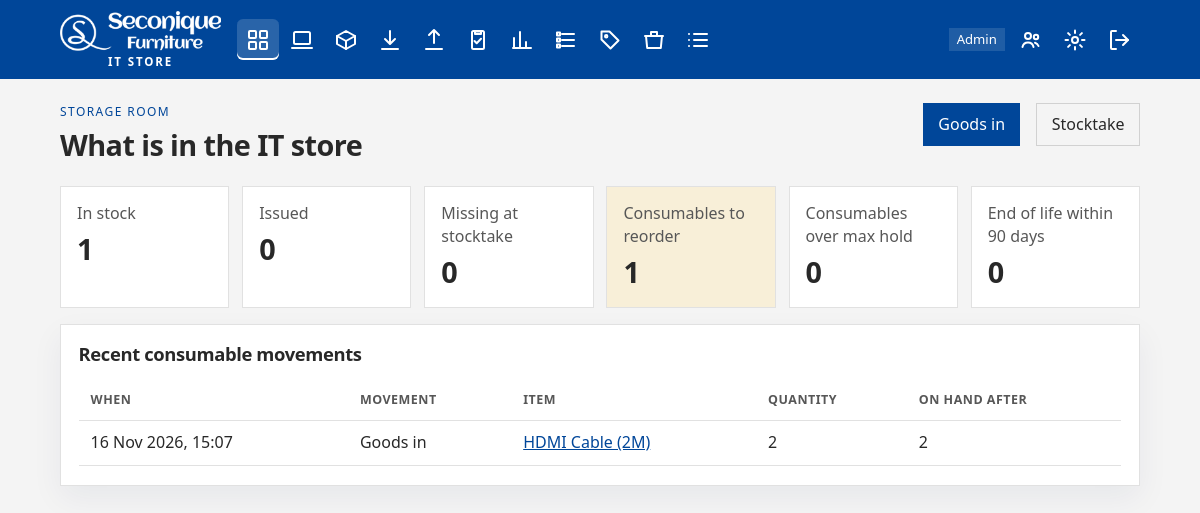
The app's page /dashboard/ (signed in) with its own data.
### stockroom/models.py (models this page shows, shortened)
class Usage(models.Model):
    class Movement(models.TextChoices):
        RECEIPT = "receipt", "Goods in"
        ISSUE = "issue", "Goods out"
        STOCKTAKE = "stocktake", "Stocktake"
    consumable = models.ForeignKey(
        Consumable, on_delete=models.PROTECT, related_name="usage_records"
    )
    movement = models.CharField(max_length=20, choices=Movement.choices)
    quantity = models.PositiveIntegerField()
    quantity_before = models.PositiveIntegerField()
    quantity_after = models.PositiveIntegerField()
    issued_to = models.CharField(max_length=200, blank=True)
    notes = models.TextField(blank=True)
    recorded_at = models.DateTimeField(auto_now_add=True)
    recorded_by = models.ForeignKey(
        settings.AUTH_USER_MODEL,
        null=True,
        blank=True,
        on_delete=models.SET_NULL,
        related_name="usage_recorded",
    )
    class Meta:
        db_table = "usage"
        ordering = ["-recorded_at", "-id"]
        constraints = [
            models.CheckConstraint(
                condition=Q(movement="stocktake") | Q(quantity__gt=0),
                name="usage_quantity_positive_unless_stocktake",
            )
        ]
        indexes = [
            models.Index(fields=["movement", "recorded_at"], name="usage_movement_idx"),
            models.Index(fields=["recorded_at"], name="usage_recorded_idx"),
        ]

class Consumable(models.Model):
    barcode = models.CharField(max_length=64, primary_key=True)
    name = models.CharField(max_length=200)
    category = models.CharField(max_length=100)
    attributes = models.TextField(
        blank=True,
        help_text="Separate each attribute with a comma, for example: HDMI, 2m, black.",
    )
    unit = models.CharField(max_length=30, default="each")
    quantity_on_hand = models.PositiveIntegerField(default=0)
    reorder_level = models.PositiveIntegerField(default=0)
    reorder_quantity = models.PositiveIntegerField(default=1)
    max_qty_to_hold = models.PositiveIntegerField(
        "max qty to hold",
        default=0,
        help_text="The most of this item the store should keep. Zero means there is no maximum.",
    )
    location = models.CharField("bin location", max_length=100, blank=True)
    supplier = models.CharField(max_length=200, blank=True)
    notes = models.TextField(blank=True)
    updated_at = models.DateTimeField(auto_now=True)
    class Meta:
        db_table = "consumables"
        ordering = ["name", "barcode"]
        indexes = [
            models.Index(fields=["category"], name="consumable_category_idx"),
        ]

### stockroom/views/dashboard.py (the view)
# urls.py: path("dashboard/", dashboard.dashboard, name="dashboard"),
@role_required(STANDARD, ADMIN)
def dashboard(request):
    prefs = get_settings(request.user)
    today = timezone.localdate()
    horizon = today + timedelta(days=prefs.eol_warning_days)
    active_statuses = [Asset.Status.IN_STOCK, Asset.Status.ISSUED]
    context = {
        "in_stock_count": Asset.objects.filter(status=Asset.Status.IN_STOCK).count(),
        "issued_count": Asset.objects.filter(status=Asset.Status.ISSUED).count(),
        "missing_count": Asset.objects.filter(
            status=Asset.Status.IN_STOCK,
            stocktake_result=Asset.StocktakeResult.MISSING,
        ).count(),
        "low_stock_count": Consumable.objects.filter(
            quantity_on_hand__lte=F("reorder_level")
        ).count(),
        "over_max_count": Consumable.objects.filter(
            max_qty_to_hold__gt=0, quantity_on_hand__gt=F("max_qty_to_hold")
        ).count(),
        "eol_count": Asset.objects.filter(
            status__in=active_statuses, eol_date__lte=horizon
        ).count(),
        "eol_days": prefs.eol_warning_days,
        "recent_usage": Usage.objects.select_related("consumable", "recorded_by")[:8],
        "has_records": Asset.objects.exists() or Consumable.objects.exists(),
    }
    return render(request, "stockroom/dashboard.html", context)

### stockroom/context_processors.py (called while the page is built)
def stockroom_context(request):
    user = request.user
    if not user.is_authenticated:
        return {"scanner_auto_submit": True, "store_role": None}
    prefs = get_settings(user)
    return {
        "store_role": primary_role(user),
        "is_store_admin": has_role(user, (ADMIN,)),
        "is_operational": has_role(user, OPERATIONAL),
        "can_report": has_role(user, REPORTING_ACCESS),
        "scanner_auto_submit": prefs.scanner_auto_submit,
        "store_settings": prefs,
    }

### stockroom/converters.py (called while the page is built)
    def to_url(self, value):
        return value

### stockroom/models.py (called while the page is built)
def get_settings(user):
    setting, _created = UserSetting.objects.get_or_create(user=user)
    return setting

### stockroom/roles.py (called while the page is built, shortened)
def role_names(user):
    if not getattr(user, "is_authenticated", False):
        return set()
    names = set(user.groups.values_list("name", flat=True))
    if user.is_superuser:
        names.add(ADMIN)
    return names

def has_role(user, roles):
    return bool(role_names(user) & set(roles))

def primary_role(user):
    names = role_names(user)
    if ADMIN in names:
        return ADMIN

### stockroom/views/common.py (called while the page is built)
def role_required(*roles):
    def decorator(view):
        @login_required
        @wraps(view)
        def wrapper(request, *args, **kwargs):
            if not has_role(request.user, roles):
                messages.error(
                    request, "Your account does not have access to that page."
                )
                return redirect(home_url_name(request.user))
            return view(request, *args, **kwargs)
        return wrapper
    return decorator

### stockroom/templates/stockroom/dashboard.html (shortened to what this page needs)
{% extends "stockroom/base.html" %}
{% block content %}
<header class="page-head">
  <div>
    <p class="eyebrow">Storage room</p>
    <h1>What is in the IT store</h1>
  </div>
  <div class="page-actions">
    <a class="btn btn-primary" href="{% url 'goods_in' %}">Goods in</a>
    <a class="btn btn-ghost" href="{% url 'stocktake_home' %}">Stocktake</a>
  </div>
</header>
<section class="stats">
  <a class="stat" href="{% url 'asset_list' %}?status=in_stock">
    <span>In stock</span>
    <strong>{{ in_stock_count }}</strong>
  </a>
  <a class="stat" href="{% url 'asset_list' %}?status=issued">
    <span>Issued</span>
    <strong>{{ issued_count }}</strong>
  </a>
  <a class="stat {% if missing_count %}stat-warn{% endif %}" href="{% url 'asset_list' %}">
    <span>Missing at stocktake</span>
    <strong>{{ missing_count }}</strong>
  </a>
  <a class="stat {% if low_stock_count %}stat-warn{% endif %}" href="{% url 'consumable_list' %}?low=1">
    <span>Consumables to reorder</span>
    <strong>{{ low_stock_count }}</strong>
  </a>
  <a class="stat {% if over_max_count %}stat-bad{% endif %}" href="{% url 'consumable_list' %}?over=1">
    <span>Consumables over max hold</span>
    <strong>{{ over_max_count }}</strong>
  </a>
  <a class="stat" href="{% url 'asset_list' %}">
    <span>End of life within {{ eol_days }} days</span>
    <strong>{{ eol_count }}</strong>
  </a>
</section>
<section class="panel">
  <h2>Recent consumable movements</h2>
  {% if recent_usage %}
    <table>
      <thead>
        <tr><th>When</th><th>Movement</th><th>Item</th><th>Quantity</th><th>On hand after</th></tr>
      </thead>
      <tbody>
        {% for row in recent_usage %}
          <tr>
            <td data-label="When">{{ row.recorded_at|date:"j M Y, H:i" }}</td>
            <td data-label="Movement">{{ row.get_movement_display }}</td>
            <td data-label="Item"><a href="{% url 'consumable_detail' row.consumable.barcode %}">{{ row.consumable.name }}</a></td>
            <td data-label="Quantity">{{ row.quantity }}</td>
            <td data-label="On hand after">{{ row.quantity_after }}</td>
          </tr>
        {% endfor %}
      </tbody>
    </table>
  {% else %}
    <p class="muted">Usage appears here after consumables are received or issued.</p>
  {% endif %}
</section>
{% endblock %}

### stockroom/templates/stockroom/base.html (shortened to what this page needs)
<!DOCTYPE html>
<html lang="en-GB">
<head>
  {% load static %}
  <link rel="stylesheet" href="{% static 'stockroom/css/app.css' %}?v=14">
</head>
<body class="{% block body_class %}{% endblock %}" data-scanner-submit="{{ scanner_auto_submit|yesno:'true,false' }}">
  {% block nav %}
  <header class="topbar">
    <div class="topbar-inner">
      <a class="brand" href="{% url 'home' %}">
        <img src="{% static 'stockroom/img/seconique-logo-white.png' %}?v=2" alt="Seconique Furniture">
        <small>IT Store</small>
      </a>
      <nav class="nav" aria-label="Primary">
        {% if is_operational %}
          <a href="{% url 'dashboard' %}" aria-label="Dashboard" {% if request.resolver_match.url_name == 'dashboard' %}aria-current="page"{% endif %}>{% include "stockroom/partials/icon.html" with icon="dashboard" %}<span class="nav-tip">Dashboard</span></a>
          <a href="{% url 'asset_list' %}" aria-label="Assets" >{% include "stockroom/partials/icon.html" with icon="assets" %}</a>
          <a href="{% url 'consumable_list' %}" aria-label="Consumables" >{% include "stockroom/partials/icon.html" with icon="consumables" %}</a>
          <a href="{% url 'goods_in' %}" aria-label="Goods in" >{% include "stockroom/partials/icon.html" with icon="goods-in" %}</a>
          <a href="{% url 'goods_out' %}" aria-label="Goods out" >{% include "stockroom/partials/icon.html" with icon="goods-out" %}</a>
          <a href="{% url 'stocktake_home' %}" aria-label="Stocktake" >{% include "stockroom/partials/icon.html" with icon="stocktake" %}</a>
        {% endif %}
        {% if can_report %}
          <a href="{% url 'analytics' %}" aria-label="Analytics" >{% include "stockroom/partials/icon.html" with icon="analytics" %}</a>
        {% endif %}
        {% if is_operational or can_report %}
          <a href="{% url 'store_contents' %}" aria-label="Store list" >{% include "stockroom/partials/icon.html" with icon="contents" %}</a>
          <a href="{% url 'attribute_report' %}" aria-label="Attributes" >{% include "stockroom/partials/icon.html" with icon="attributes" %}</a>
          {% if is_store_admin %}
            <a href="{% url 'bin_location_list' %}" aria-label="Bin locations" >{% include "stockroom/partials/icon.html" with icon="bins" %}</a>
          {% endif %}
          <a href="{% url 'usage_list' %}" aria-label="Usage" >{% include "stockroom/partials/icon.html" with icon="usage" %}</a>
        {% endif %}
      </nav>
      <div class="account">
        {% if store_role %}<span class="role">{{ store_role }}</span>{% endif %}
        {% if is_store_admin %}
          <a class="icon-btn" href="{% url 'user_list' %}" aria-label="Users" >{% include "stockroom/partials/icon.html" with icon="users" %}</a>
        {% endif %}
        <a class="icon-btn" href="{% url 'user_settings' %}" aria-label="Settings">{% include "stockroom/partials/icon.html" with icon="settings" %}<span class="nav-tip">Settings</span></a>
        <form method="post" action="{% url 'logout' %}">
          <button type="submit" class="icon-btn" aria-label="Sign out">{% include "stockroom/partials/icon.html" with icon="sign-out" %}<span class="nav-tip">Sign out</span></button>
        </form>
      </div>
    </div>
  </header>
  {% endblock %}
  <main class="page">
    {% block content %}{% endblock %}
  </main>
</body>
</html>

### stockroom/static/stockroom/css/app.css (style rules this page uses)
:root { --ink: #282828; --muted: #575757; --paper: #f4f4f4; --panel: #ffffff; --line: #e1e1e1; --pine: #004699; --pine-deep: #00356e; --copper: #004699; --copper-soft: #e0eaec; --good: #1f7a4d; --good-soft: #e5f3eb; --warn: #8a5a12; --warn-soft: #f8efd8; --bad: #b30000; --bad-soft: #f8e4e2; --shadow: 0 12px 30px rgba(0, 35, 80, 0.06); color: var(--ink); background: var(--paper); font-family: "Segoe UI", "Avenir Next", sans-serif; line-height: 1.45; }
* { box-sizing: border-box; }
body { margin: 0; min-height: 100vh; }
a { color: var(--pine); }
h1, h2 { font-weight: 650; letter-spacing: -0.02em; margin: 0; }
h1 { font-size: 1.8rem; }
h2 { font-size: 1.15rem; }
.topbar { background: var(--pine); color: #ffffff; position: sticky; top: 0; z-index: 30; }
.topbar a { color: inherit; text-decoration: none; }
.topbar-inner { max-width: 1120px; margin: 0 auto; padding: 0.7rem 1.25rem; display: flex; gap: 1rem; align-items: center; flex-wrap: wrap; }
.brand { display: flex; flex-direction: column; align-items: center; gap: 0.2rem; }
.brand img { height: 42px; width: auto; display: block; }
.brand small { color: #ffffff; letter-spacing: 0.16em; text-transform: uppercase; font-size: 0.72rem; font-weight: 700; line-height: 1; }
.nav, .account { display: flex; flex-wrap: wrap; gap: 0.15rem; align-items: center; }
.account { margin-left: auto; }
.nav a, .icon-btn { position: relative; display: inline-flex; align-items: center; justify-content: center; width: 2.6rem; height: 2.6rem; padding: 0; border: 0; border-radius: 6px; background: transparent; color: #ffffff; cursor: pointer; }
.nav a[aria-current="page"], .icon-btn[aria-current="page"] { background: rgba(255, 255, 255, 0.16); box-shadow: inset 0 -2px 0 #ffffff; }
.role { background: rgba(255, 255, 255, 0.12); padding: 0.15rem 0.5rem; font-size: 0.82rem; margin-right: 0.2rem; }
.page { max-width: 1120px; margin: 0 auto; padding: 1.5rem 1.25rem 3rem; }
.page-head, .form-actions, .page-actions { display: flex; gap: 1rem; justify-content: space-between; align-items: flex-start; flex-wrap: wrap; }
.page-head { margin-bottom: 1.25rem; }
.eyebrow { text-transform: uppercase; letter-spacing: 0.12em; font-size: 0.75rem; color: var(--copper); margin: 0 0 0.25rem; }
.panel, .auth-card, .choice { background: var(--panel); border: 1px solid var(--line); box-shadow: var(--shadow); }
.panel { padding: 1rem 1.1rem 1.2rem; margin-bottom: 1rem; }
.panel h2 { margin-bottom: 0.8rem; }
.stats, .choices, .split { display: grid; gap: 0.8rem; }
.stats { grid-template-columns: repeat(auto-fit, minmax(160px, 1fr)); margin-bottom: 1rem; }
.stat, .choice { display: block; padding: 0.9rem 1rem; background: var(--panel); border: 1px solid var(--line); text-decoration: none; color: inherit; }
.stat strong { display: block; font-size: 1.8rem; margin-top: 0.2rem; }
.stat span, .choice p { color: var(--muted); }
.stat-warn { background: var(--warn-soft); }
table { width: 100%; border-collapse: collapse; }
th, td { text-align: left; padding: 0.65rem 0.75rem; border-bottom: 1px solid var(--line); vertical-align: top; }
th { font-size: 0.78rem; letter-spacing: 0.04em; text-transform: uppercase; color: var(--muted); }
.btn { display: inline-flex; align-items: center; justify-content: center; min-height: 2.7rem; padding: 0.4rem 0.9rem; border: 1px solid transparent; font: inherit; cursor: pointer; text-decoration: none; }
.btn-primary { background: var(--copper); color: white; }
.btn-ghost { background: transparent; border-color: #d1d1d1; color: var(--ink); }

### records on screen
Usage: recorded_at "16 Nov 2026, 15:07", movement "Goods in", consumable.name "HDMI Cable (2M)", quantity "2", quantity_after "2"

### other values on screen
{{ store_role }} "Admin"
{{ in_stock_count }} "1"
{{ issued_count }} "0"
{{ missing_count }} "0"
{{ low_stock_count }} "1"
{{ over_max_count }} "0"
{{ eol_days }} "90"
{{ eol_count }} "0"
